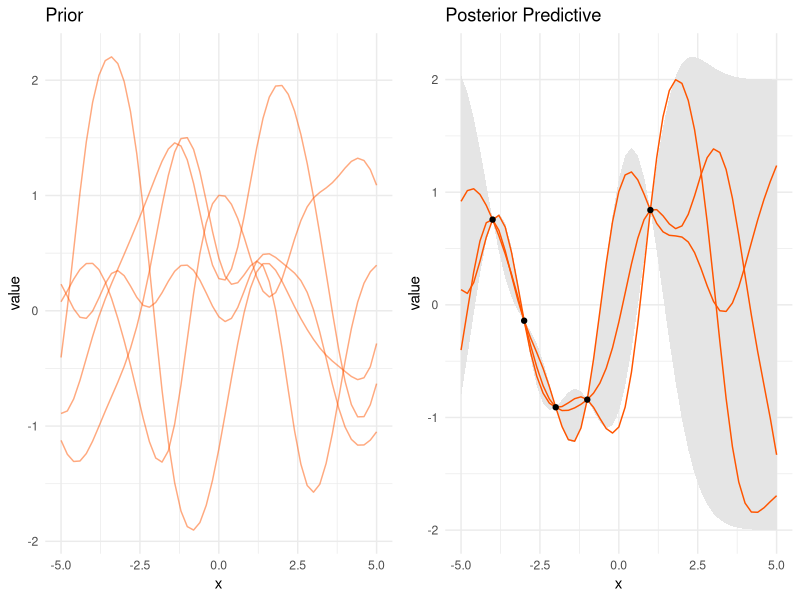

Recreate this plot in R.
########################################################################################
### 'Noise-free' gaussian process demo.  The matrix labeling is in keeping with      ###
### Murphy 2012 and Rasmussen and Williams 2006.  See those sources for more detail. ###
### Murphy's matlab code can be found here: https://github.com/probml/pmtk3, though   ###
### the relevant files are housed alongside this code.                               ###
###                                                                                  ###
### The goal of this code is to plot samples from the prior and posterior predictive ###
### of a gaussian process in which y = sin(x). It will reproduce figure 15.2 in      ###
### Murphy 2012 and 2.2 in Rasmussen and Williams 2006.                              ###
########################################################################################


#################
### Functions ###
#################

# the mean function; in this case mean=0
muFn = function(x){
  x = sapply(x, function(x) x=0)
  x
}

# The covariance function; here it is the squared exponential kernel.
# l is the horizontal scale, sigmaf is the vertical scale.
# See ?covSEiso in the gpr package for example, which is also based on Rasmussen and
# Williams Matlab code (gpml Matlab library)

Kfn = function(x, l=1, sigmaf=1){
    sigmaf * exp( -(1/(2*l^2)) * as.matrix(dist(x, upper=T, diag=T)^2) )
}


#####################
### Preliminaries ###
#####################

l = 1           # for l, sigmaf, see note at covariance function
sigmaf = 1      
keps = 1e-8     # see note at Kstarstar
nprior = 5      # number of prior draws
npostpred = 3   # number of posterior predictive draws

##################
### Prior plot ###
##################

# data setup
require(MASS)
xg1 = seq(-5, 5, .2)
yg1 = mvrnorm(nprior,
              mu = muFn(xg1),
              Sigma = Kfn(xg1, l = l, sigmaf = sigmaf))

# plot prior
library(ggplot2)
library(reshape2)

# reshape data for plotting
gdat = melt(data.frame(
  x = xg1,
  y = t(yg1),
  sd = apply(yg1, 2, sd)
), id = c('x', 'sd'))
# head(gdat) # inspect if desired

g1 = ggplot(aes(x = x, y = value), data = gdat) +
  geom_line(aes(group = variable), color = '#FF5500', alpha = .5) +
  labs(title = 'Prior') +
  theme_minimal()

# g1

#########################################
### generate noise-less training data ###
#########################################
Xtrain = c(-4, -3, -2, -1, 1)
ytrain = sin(Xtrain)
nTrain = length(Xtrain)

Xtest = seq(-5, 5, .2)
nTest = length(Xtest)

#####################################
### generate posterior predictive ###
#####################################

# Create K, K*, and K** matrices as defined in the texts
K = Kfn(Xtrain, l=l, sigmaf=sigmaf)  
K_ = Kfn(c(Xtrain, Xtest), l=l, sigmaf=sigmaf)                                 # initial matrix
Kstar = K_[1:nTrain, (nTrain+1):ncol(K_)]                                      # dim = N x N*
tKstar = t(Kstar)                                                              # dim = N* x N
Kstarstar = K_[(nTrain+1):nrow(K_), (nTrain+1):ncol(K_)] + keps*diag(nTest)    # dim = N* x N*; the keps part is for positive definiteness
Kinv = solve(K)

# calculate posterior mean and covariance
postMu = muFn(Xtest) + t(Kstar) %*% Kinv %*% (ytrain-muFn(Xtrain))
postCov = Kstarstar - t(Kstar) %*% Kinv %*% Kstar
s2 = diag(postCov)
# R = chol(postCov)  
# L = t(R)      # L is used in alternative formulation below based on gaussSample.m

# generate draws from posterior predictive
y2 = data.frame(t(mvrnorm(npostpred, mu=postMu, Sigma=postCov)))
# y2 = data.frame(replicate(npostpred, postMu + L %*% rnorm(postMu))) # alternative

#################################
### Posterior predictive plot ###
#################################

# reshape data for plotting
gdat = melt(data.frame(x=Xtest, y=y2, selower=postMu-2*sqrt(s2), seupper=postMu+2*sqrt(s2)),
            id=c('x', 'selower', 'seupper'))

g2 = ggplot(aes(x=x, y=value), data=gdat) + 
  geom_ribbon(aes(ymin=selower, ymax=seupper,group=variable), fill='gray90') +
  geom_line(aes(group=variable), color='#FF5500') +
  geom_point(aes(x=Xtrain, y=ytrain), data=data.frame(Xtrain, ytrain)) +
  labs(title='Posterior Predictive') +
  theme_minimal()

# g2

####################################################
### Plot prior and posterior predictive together ###
####################################################

library(gridExtra)
grid.arrange(g1, g2, ncol=2)